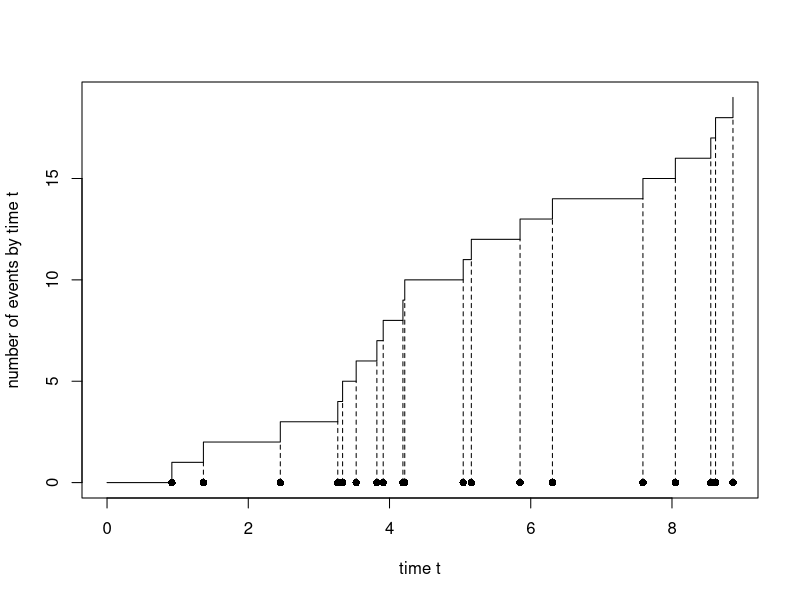
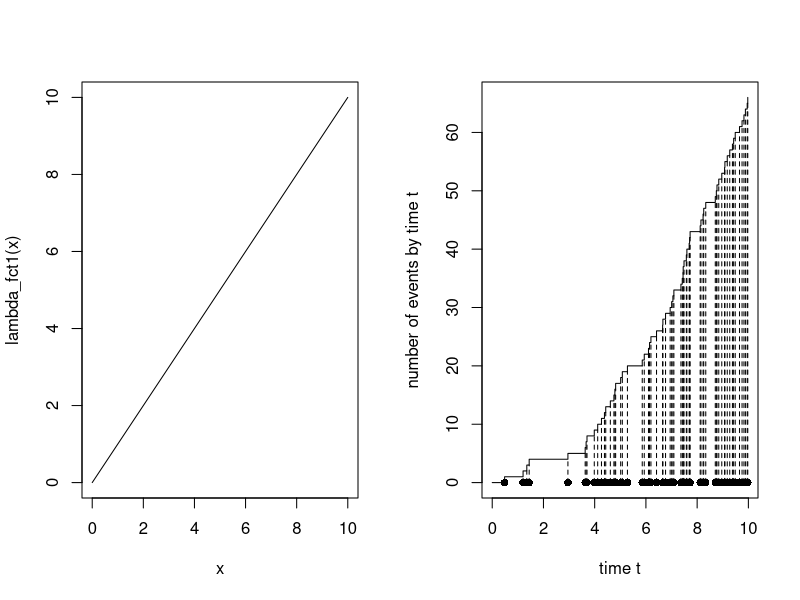
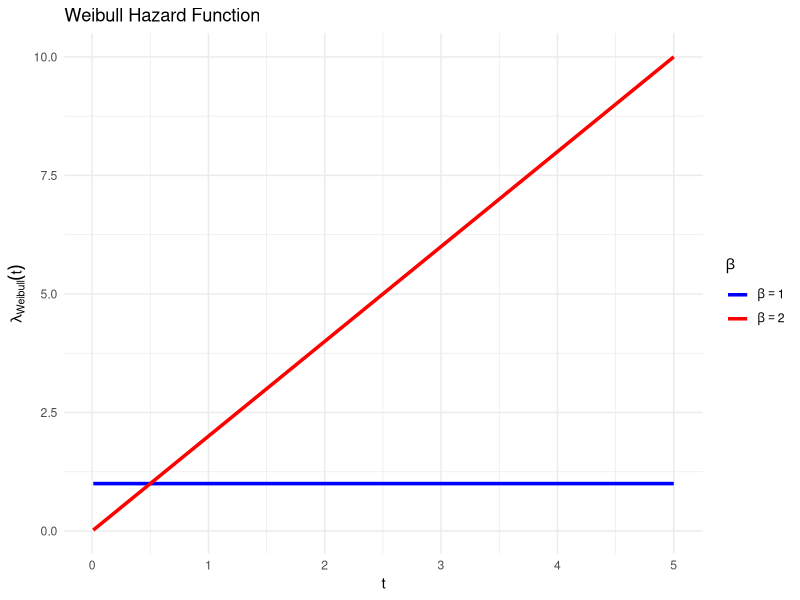
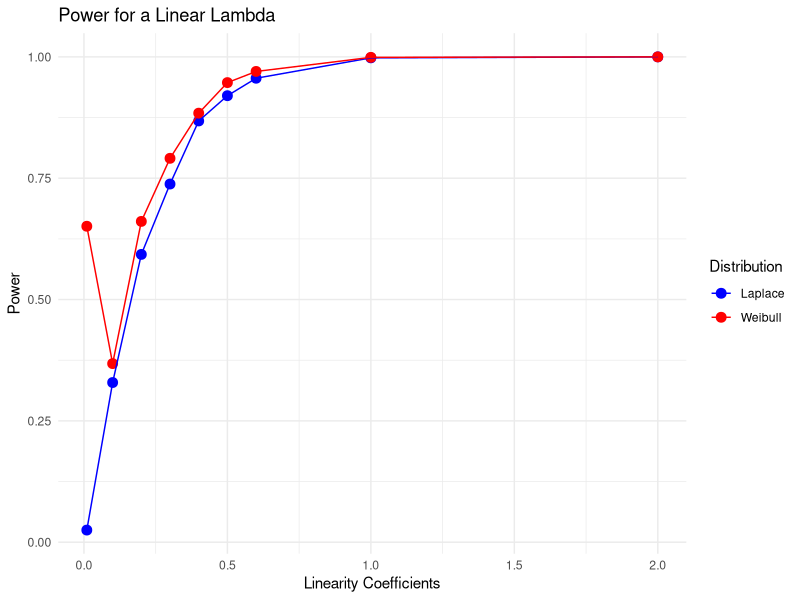
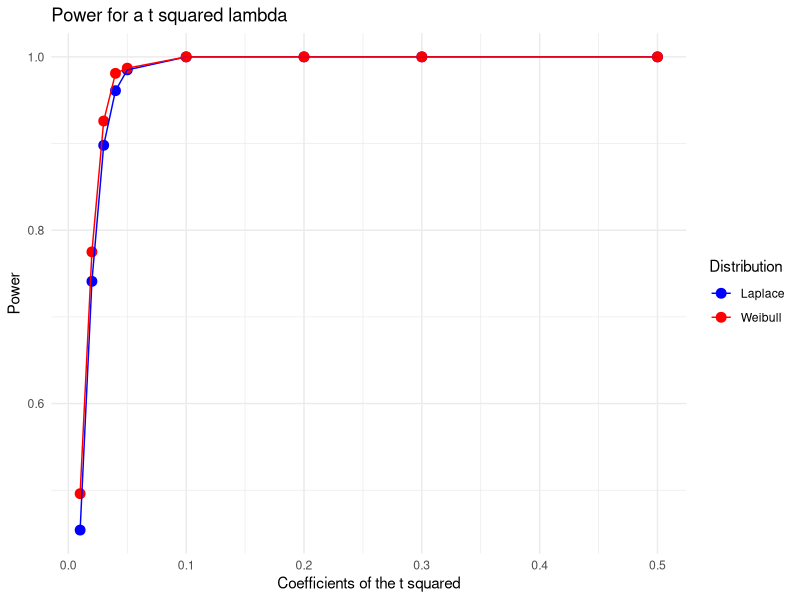

Generate these figures, in order, with R: (Note: a time limit stopped this script after it produced the figures.)
## ---- chunk 1
simulPPh1 <- function(lambda,T_max,fixed_n=-1)
{
  if (fixed_n==-1) fixed_n= rpois(1, lambda*T_max)
  uniformes <- runif(fixed_n, min = 0, max = T_max)
  temps_arrive = sort(uniformes)

  return(temps_arrive)
}
## ---- chunk 2
plot.PP<- function(PP)
{
  # plot the counting process (with jumps of size 1 (starting at point (0,0))):
  plot(c(0,PP),0:length(PP),type="s",xlab="time t",ylab="number of events by time t")
  # add the arrival times on the horizontal axis: 
  points(PP,0*PP,type="p",pch=16)
  # link arrival times with the counts:
  lines(PP,0:(length(PP)-1),type="h",lty=2)
}
## ---- chunk 3
# Simulation and plot of a homogeneous Poisson process:
PPh1 = simulPPh1(2,10)
plot.PP(PPh1)
## ---- chunk 4
simulPPi = function(lambda_fct,T_max,M,fixed_n=-1)
{
  PPh = simulPPh1(M,T_max,fixed_n)
  n = length(PPh)
  unif = runif(n,0,M)
  val_fct_lamb = lambda_fct(PPh)
  to_return = sort(PPh[unif < val_fct_lamb])
  return(to_return)
}
## ---- chunk 5
simulPPi_asarticle = function(lambda_fct,lambda_inv,T_max,n)
{
  unif = sort(runif(n,0,lambda_fct(T_max)))
  to_return = lambda_inv(unif)
  return(to_return)
}
## ---- chunk 6
T_max=10
lambda_fct1 <- function(t){return(t)}
lambda_fct1_prim <- function(t){return(0.5*t^2)}
lambda_fct1_inv <- function(t){return(sqrt(t*2))}

M1=2*T_max
PPi1 = simulPPi(lambda_fct1,T_max,M1)
print(PPi1)
# plot:
par(mfrow=c(1,2))
curve(lambda_fct1,from=0,to=T_max,n=1000)
plot.PP(PPi1)
simulPPi_asarticle(lambda_fct1_prim,lambda_fct1_inv,T_max,10)
## ---- chunk 7
laplace_stat <- function(arrival_times, T_max) {
  n <- length(arrival_times)
  Y <- sum(arrival_times/T_max) - (n / 2)
  Z <- Y / (sqrt(n / 12))
  return(Z)
}

laplace_test <- function(arrival_times, T_max,alpha){
  X = laplace_stat(arrival_times, T_max)
  pval = 1 - pnorm(X)
  rejete_h0 = (pval < alpha)
  to_return = c(X,pval,rejete_h0)
  return(to_return)
}
## ---- chunk 8
set.seed(18) 
T_max = 10
alpha = 0.05
## ---- chunk 9
PPh1 = simulPPh1(2,T_max)

res = laplace_test(PPh1,T_max,alpha)
print(paste("Rejet de H0 :",res[3]))
print(paste("Stat de test :",res[1]))
print(paste("pvaleur :",res[2]))
## ---- chunk 10
lambda_fct1 <- function(t){return(0.2*t)}

M1=0.2*T_max
PPi1 = simulPPi(lambda_fct1,T_max,M1)

res = laplace_test(PPi1,T_max,alpha)
print(paste("Rejet de H0 :",res[3]))
print(paste("Stat de test :",res[1]))
print(paste("pvaleur :",res[2]))
## ---- chunk 11
calculate_power <- function(test,n_sim, T_max, borne_sup,lambda_func, n =-1, alpha = 0.05) {
  rejections <- 0
  ntot = 0
  for (i in 1:n_sim) {
    PPi1 = simulPPi(lambda_func,T_max,borne_sup,n) 
    Z <- test(PPi1, T_max,alpha)
    if (!is.nan(Z[3]) && !is.na(Z[3])){
      if (Z[3]) {
        rejections <- rejections + 1
      }
      }
  }
  return(rejections / n_sim)
}

calculate_power_asarticle <- function(test,n_sim, T_max, lambda_func,lambda_inv, n, alpha = 0.05) {
  rejections <- 0
  ntot = 0
  for (i in 1:n_sim) {
    PPi1 = simulPPi_asarticle(lambda_func,lambda_inv,T_max,n)
    Z <- test(PPi1, T_max,alpha)
    if (i==1){
      print(PPi1)
    }
    if (!is.nan(Z[3]) && !is.na(Z[3])){
      if (Z[3]) {
        rejections <- rejections + 1
      }
      }
  }
  return(rejections / n_sim)
}
## ---- chunk 12
T_max =10
n_sim=1000
lambda_fct1 <- function(t){return(t+1)}
M1=exp(T_max)

power = calculate_power(laplace_test,n_sim, T_max, M1,lambda_fct1)
power

## ---- chunk 13
weibull_stat <- function(arrival_times, T_max) {
  Z <- 2*sum(log(T_max/arrival_times))
  return(Z)
}

weibull_test <- function(arrival_times, T_max,alpha){
  Zobs = weibull_stat(arrival_times, T_max)
  n=length(arrival_times)
  pval = pchisq(Zobs, df = 2 * n)
  rejete_h0 = (pval < alpha)
  to_return = c(Zobs,pval,rejete_h0)
  return(to_return)
}
## ---- chunk 14
lambda_weibull <- function(theta,Beta,t){
  return ((Beta / theta) * (t / theta)^(Beta - 1))
}
## ---- chunk 15
theta=1
# Définir les valeurs de t
t_values <- seq(0.01, 5, length.out = 500)  # t commence à 0.01 pour éviter t=0 (division par 0)

# Calculer lambda pour Beta = 1 et Beta = 2
lambda_beta1 <- lambda_weibull(theta, Beta = 1, t_values)
lambda_beta2 <- lambda_weibull(theta, Beta = 2, t_values)

# Convertir en data frame pour ggplot
df <- data.frame(
  t = t_values,
  Beta1 = lambda_beta1,
  Beta2 = lambda_beta2
)

# Passer au format long pour ggplot
df_long <- tidyr::pivot_longer(df, cols = c("Beta1", "Beta2"), 
                               names_to = "Beta", 
                               values_to = "Lambda")

# Tracer avec ggplot
library(ggplot2)
ggplot(df_long, aes(x = t, y = Lambda, color = Beta)) +
  geom_line(size = 1.2) +
  labs(title = "Weibull Hazard Function",
       x = "t",
       y = expression(lambda[Weibull](t)),
       color = expression(beta)) +
  theme_minimal() +
  scale_color_manual(values = c("blue", "red"),
                     labels = c(expression(beta == 1), expression(beta == 2)))
## ---- chunk 16
T_max = 10
alpha = 0.05
theta = 1
## ---- chunk 17
lambda_fct1 <- function(t){return(lambda_weibull(theta,1,t))}

M1=lambda_weibull(theta,1,T_max)
PPi1 = simulPPi(lambda_fct1,T_max,M1)

res = weibull_test(PPi1,T_max,alpha)
print(paste("Rejet de H0 :",res[3]))
print(paste("Stat de test :",res[1]))
print(paste("pvaleur :",res[2]))
## ---- chunk 18
b=1.5
lambda_fct1 <- function(t){return(lambda_weibull(theta,b,t))}

M1=lambda_weibull(theta,b,T_max)
PPi1 = simulPPi(lambda_fct1,T_max,M1)

res = weibull_test(PPi1,T_max,alpha)
print(paste("Rejet de H0 :",res[3]))
print(paste("Stat de test :",res[1]))
print(paste("pvaleur :",res[2]))
## ---- chunk 19
coef_list = c(0.01,0.1,0.2,0.3,0.4,0.5,0.6,1,2)
T_max =10
n_sim=1000

powers_laplace = c()
powers_weibull = c()

for (coeff in coef_list) {
  lambda_fct <- function(t){return(lambda_weibull(sqrt(2 / coeff),2,t))} # équivalent à lambda(t) = coeff * t
  M=lambda_fct(T_max)
  powers_laplace[length(powers_laplace) + 1] <- calculate_power(laplace_test,n_sim, T_max, M, lambda_fct)
  powers_weibull[length(powers_weibull) + 1] <- calculate_power(weibull_test,n_sim, T_max, M, lambda_fct)
}
library(ggplot2)

# Convertir en data frame
df <- data.frame(x = coef_list, Laplace = powers_laplace,Weibull = powers_weibull)
df_long <- tidyr::pivot_longer(df, cols = c("Laplace", "Weibull"), 
                               names_to = "Distribution", 
                               values_to = "Power")

# Créer le graphique
ggplot(df_long, aes(x = x, y = Power, color = Distribution, group = Distribution)) +
  geom_point(size = 3) +
  geom_line() +
  labs(title = "Power for a Linear Lambda",
       x = "Linearity Coefficients",
       y = "Power") +
  theme_minimal() +
  scale_color_manual(values = c("blue", "red"))  # Personnaliser les couleurs
theme_minimal()
## ---- chunk 20
coef_list = c(0.01,0.02,0.03,0.04,0.05,0.1,0.2,0.3,0.5)
T_max =10
n_sim=1000

powers_laplace = c()
powers_weibull = c()

for (coeff in coef_list) {
  lambda_fct <- function(t){return(lambda_weibull((3 / coeff)^(1 / 3),3,t))} # équivalent à lambda(t) = coeff * t²
  M=lambda_fct(T_max)
  powers_laplace[length(powers_laplace) + 1] <- calculate_power(laplace_test,n_sim, T_max, M, lambda_fct)
  powers_weibull[length(powers_weibull) + 1] <- calculate_power(weibull_test,n_sim, T_max, M, lambda_fct)
}

# Convertir en data frame
df <- data.frame(x = coef_list, Laplace = powers_laplace,Weibull = powers_weibull)
df_long <- tidyr::pivot_longer(df, cols = c("Laplace", "Weibull"), 
                               names_to = "Distribution", 
                               values_to = "Power")

# Créer le graphique
ggplot(df_long, aes(x = x, y = Power, color = Distribution, group = Distribution)) +
  geom_point(size = 3) +
  geom_line() +
  labs(title = "Power for a t squared lambda",
       x = "Coefficients of the t squared",
       y = "Power") +
  theme_minimal() +
  scale_color_manual(values = c("blue", "red"))  # Personnaliser les couleurs
theme_minimal()
## ---- chunk 21
beta_list = c(1.1,1.2,1.3,1.4,1.5,1.6,1.7,1.8,1.9,2.0,4.0)
T_max =10
n_sim=10000

powers_laplace = c()
powers_weibull = c()

for (b in beta_list) {
  lambda_fct <- function(t){return(lambda_weibull(1,b,t))}
  M=lambda_fct(T_max)
  powers_laplace[length(powers_laplace) + 1] <- calculate_power(laplace_test,n_sim, T_max, M, lambda_fct)
  powers_weibull[length(powers_weibull) + 1] <- calculate_power(weibull_test,n_sim, T_max, M, lambda_fct)
}

# Convertir en data frame
df <- data.frame(x = beta_list, Laplace = powers_laplace,Weibull = powers_weibull)
df_long <- tidyr::pivot_longer(df, cols = c("Laplace", "Weibull"), 
                               names_to = "Distribution", 
                               values_to = "Power")

# Créer le graphique
ggplot(df_long, aes(x = x, y = Power, color = Distribution, group = Distribution)) +
  geom_point(size = 3) +
  geom_line() +
  labs(title = "Power for an exponential lambda",
       x = "Exponential coefficients",
       y = "Power") +
  theme_minimal() +
  scale_color_manual(values = c("blue", "red"))  # Personnaliser les couleurs
theme_minimal()
## ---- chunk 22
beta_list = c(1.0, 2.0, 4.0)
n_list = c(10, 20, 40)
T_max = 1
n_sim = 5000

for (b in beta_list) {
  powers_laplace = c()
  powers_weibull = c()
  
  for (n in n_list) {
    lambda_fct <- function(t) {
      return(lambda_weibull(1, b, t))  # équivalent à lambda(t) = coeff * t
    }
    M = lambda_fct(T_max)
    powers_laplace[length(powers_laplace) + 1] <- calculate_power(laplace_test, n_sim, T_max, M, lambda_fct, n)
    powers_weibull[length(powers_weibull) + 1] <- calculate_power(weibull_test, n_sim, T_max, M, lambda_fct, n)
  }
  
  # Convertir en data frame
  df <- data.frame(x = n_list, Laplace = powers_laplace, Weibull = powers_weibull)
  df_long <- tidyr::pivot_longer(df, cols = c("Laplace", "Weibull"), 
                                 names_to = "Distribution", 
                                 values_to = "Power")
  
  # Créer le graphique
  plot <- ggplot(df_long, aes(x = x, y = Power, color = Distribution, group = Distribution)) +
    geom_point(size = 3) +
    geom_line() +
    labs(title = paste("Power for a Linear Lambda (Beta =", b, ")"),
         x = "Sample Size (n)",
         y = "Power") +
    theme_minimal() +
    scale_color_manual(values = c("blue", "red"))  # Personnaliser les couleurs
  
  # Afficher le graphique
  print(plot)
}



## ---- chunk 23
t_list = c(1.0, 2.0, 4.0)
n_list = c(10, 20, 40)
n_sim = 5000

for (T_max in t_list) {
  powers_laplace = c()
  powers_weibull = c()
  
  for (n in n_list) {
    lambda_fct <- function(t) {
      return(exp(t))  # équivalent à lambda(t) = coeff * t
    }
    M = lambda_fct(T_max)
    powers_laplace[length(powers_laplace) + 1] <- calculate_power(laplace_test, n_sim, T_max, M, lambda_fct, n)
    powers_weibull[length(powers_weibull) + 1] <- calculate_power(weibull_test, n_sim, T_max, M, lambda_fct, n)
  }
  
  # Convertir en data frame
  df <- data.frame(x = n_list, Laplace = powers_laplace, Weibull = powers_weibull)
  df_long <- tidyr::pivot_longer(df, cols = c("Laplace", "Weibull"), 
                                 names_to = "Distribution", 
                                 values_to = "Power")
  
  # Créer le graphique
  plot <- ggplot(df_long, aes(x = x, y = Power, color = Distribution, group = Distribution)) +
    geom_point(size = 3) +
    geom_line() +
    labs(title = paste("Power for an exponential Lambda (T_max =", T_max, ")"),
         x = "Sample Size (n)",
         y = "Power") +
    theme_minimal() +
    scale_color_manual(values = c("blue", "red"))  # Personnaliser les couleurs
  
  # Afficher le graphique
  print(plot)
}



## ---- chunk 24
t_list = c(10, 15, 25)
n_list = c(10, 20, 40)
n_sim = 5000

for (T_max in t_list) {
  powers_laplace = c()
  powers_weibull = c()
  
  for (n in n_list) {
    lambda_fct <- function(t) {
      return(log(1+t))  # équivalent à lambda(t) = coeff * t
    }
    M = lambda_fct(T_max)
    powers_laplace[length(powers_laplace) + 1] <- calculate_power(laplace_test, n_sim, T_max, M, lambda_fct, n)
    powers_weibull[length(powers_weibull) + 1] <- calculate_power(weibull_test, n_sim, T_max, M, lambda_fct, n)
  }
  
  # Convertir en data frame
  df <- data.frame(x = n_list, Laplace = powers_laplace, Weibull = powers_weibull)
  df_long <- tidyr::pivot_longer(df, cols = c("Laplace", "Weibull"), 
                                 names_to = "Distribution", 
                                 values_to = "Power")
  
  # Créer le graphique
  plot <- ggplot(df_long, aes(x = x, y = Power, color = Distribution, group = Distribution)) +
    geom_point(size = 3) +
    geom_line() +
    labs(title = paste("Power for an log Lambda (T_max =", T_max, ")"),
         x = "Sample Size (n)",
         y = "Power") +
    theme_minimal() +
    scale_color_manual(values = c("blue", "red"))  # Personnaliser les couleurs
  
  # Afficher le graphique
  print(plot)
}
## ---- chunk 25
to_list = c(1/3, 1/2, 2/3)
n_list = c(10, 20, 40)
n_sim = 1000
T_max=1

for (to in to_list) {
  powers_laplace = c()
  powers_weibull = c()
  
  for (n in n_list) {
    lambda_fct <- function(t) {
      c <- ifelse(t > to, 2, 1)
      return(c)
    }
    M = lambda_fct(T_max)
    powers_laplace[length(powers_laplace) + 1] <- calculate_power(laplace_test, n_sim, T_max, M, lambda_fct, n)
    powers_weibull[length(powers_weibull) + 1] <- calculate_power(weibull_test, n_sim, T_max, M, lambda_fct, n)
  }
  
  # Convertir en data frame
  df <- data.frame(x = n_list, Laplace = powers_laplace, Weibull = powers_weibull)
  df_long <- tidyr::pivot_longer(df, cols = c("Laplace", "Weibull"), 
                                 names_to = "Distribution", 
                                 values_to = "Power")
  
  # Créer le graphique
  plot <- ggplot(df_long, aes(x = x, y = Power, color = Distribution, group = Distribution)) +
    geom_point(size = 3) +
    geom_line() +
    labs(title = paste("Power for an step function intensity (Tho =", to, ")"),
         x = "Sample Size (n)",
         y = "Power") +
    theme_minimal() +
    scale_color_manual(values = c("blue", "red"))  # Personnaliser les couleurs
  
  # Afficher le graphique
  print(plot)
}
## ---- chunk 26
library(ggplot2)
beta_list = c(1.0, 2.0, 4.0)
n_list = c(10, 20, 40)
T_max = 1
n_sim = 5000

for (b in beta_list) {
  powers_laplace = c()
  powers_weibull = c()
  
  for (n in n_list) {
    lambda_func <- function(t) {
      return(t^b) 
    }
    lambda_inv <- function(y){
      return(y^(1/b))
    }
    powers_laplace[length(powers_laplace) + 1] <- calculate_power_asarticle(laplace_test, n_sim, T_max,lambda_func,lambda_inv, n)
    powers_weibull[length(powers_weibull) + 1] <- calculate_power_asarticle(weibull_test, n_sim, T_max, lambda_func,lambda_inv, n)
  }
  
  # Convertir en data frame
  df <- data.frame(x = n_list, Laplace = powers_laplace, Weibull = powers_weibull)
  df_long <- tidyr::pivot_longer(df, cols = c("Laplace", "Weibull"), 
                                 names_to = "Distribution", 
                                 values_to = "Power")
  
  # Créer le graphique
  plot <- ggplot(df_long, aes(x = x, y = Power, color = Distribution, group = Distribution)) +
    geom_point(size = 3) +
    geom_line() +
    labs(title = paste("Power for a Linear Lambda (Beta =", b, ")"),
         x = "Sample Size (n)",
         y = "Power") +
    theme_minimal() +
    scale_color_manual(values = c("blue", "red"))  # Personnaliser les couleurs
  
  # Afficher le graphique
  print(plot)
}

## ---- chunk 27
t_list = c(1.0, 2.0, 4.0)
n_list = c(10, 20, 40)
n_sim = 5000

for (T_max in t_list) {
  powers_laplace = c()
  powers_weibull = c()
  
  for (n in n_list) {
    lambda_func <- function(t) {
      return(exp(t)-1) 
    }
    lambda_inv <- function(y){
      return(log(y+1))
    }
    powers_laplace[length(powers_laplace) + 1] <- calculate_power_asarticle(laplace_test, n_sim, T_max,lambda_func,lambda_inv, n)
    powers_weibull[length(powers_weibull) + 1] <- calculate_power_asarticle(weibull_test, n_sim, T_max, lambda_func,lambda_inv, n)
  }
  
  # Convertir en data frame
  df <- data.frame(x = n_list, Laplace = powers_laplace, Weibull = powers_weibull)
  df_long <- tidyr::pivot_longer(df, cols = c("Laplace", "Weibull"), 
                                 names_to = "Distribution", 
                                 values_to = "Power")
  
  # Créer le graphique
  plot <- ggplot(df_long, aes(x = x, y = Power, color = Distribution, group = Distribution)) +
    geom_point(size = 3) +
    geom_line() +
    labs(title = paste("Power for an exponential Lambda (T_max =", T_max, ")"),
         x = "Sample Size (n)",
         y = "Power") +
    theme_minimal() +
    scale_color_manual(values = c("blue", "red"))  # Personnaliser les couleurs
  
  # Afficher le graphique
  print(plot)
}
## ---- chunk 28
t_list = c(10, 15, 25)
n_list = c(10, 20, 40)
n_sim = 5000

for (T_max in t_list) {
  powers_laplace = c()
  powers_weibull = c()
  
  for (n in n_list) {
    lambda_func <- function(t) {
      return((1 + t) * log(1 + t) - t) 
    }
    
    lambda_inv <- function(y) {
        # Fonction d'inversion pour un scalaire
        inverse_scalar <- function(single_y) {
          if (lambda_func(0) > single_y || lambda_func(100) < single_y) {
            stop("The function does not change sign in the interval [0, 100]")
          }
          result <- uniroot(function(t) lambda_func(t) - single_y, lower = 0, upper = 100)
          return(result$root)
        }
        # Appliquer à chaque élément de y si y est un vecteur
        return(sapply(y, inverse_scalar))
      }
    
    
    powers_laplace[length(powers_laplace) + 1] <- calculate_power_asarticle(laplace_test, n_sim, T_max,lambda_func,lambda_inv, n)
    powers_weibull[length(powers_weibull) + 1] <- calculate_power_asarticle(weibull_test, n_sim, T_max, lambda_func,lambda_inv, n)
  }
  
  # Convertir en data frame
  df <- data.frame(x = n_list, Laplace = powers_laplace, Weibull = powers_weibull)
  df_long <- tidyr::pivot_longer(df, cols = c("Laplace", "Weibull"), 
                                 names_to = "Distribution", 
                                 values_to = "Power")
  
  # Créer le graphique
  plot <- ggplot(df_long, aes(x = x, y = Power, color = Distribution, group = Distribution)) +
    geom_point(size = 3) +
    geom_line() +
    labs(title = paste("Power for an log Lambda (T_max =", T_max, ")"),
         x = "Sample Size (n)",
         y = "Power") +
    theme_minimal() +
    scale_color_manual(values = c("blue", "red"))  # Personnaliser les couleurs
  
  # Afficher le graphique
  print(plot)
}
## ---- chunk 29
to_list = c(1/3, 1/2, 2/3)
n_list = c(10, 20, 40)
n_sim = 1000
T_max=1

for (to in to_list) {
  powers_laplace = c()
  powers_weibull = c()
  
  for (n in n_list) {

    lambda_func <- function(t) {
      return(ifelse(t > to, 2*t - to, t)) 
    }
    lambda_inv <- function(y){
      return(ifelse(y > to,(y + to)/2, y))
    }
    powers_laplace[length(powers_laplace) + 1] <- calculate_power_asarticle(laplace_test, n_sim, T_max,lambda_func,lambda_inv, n)
    powers_weibull[length(powers_weibull) + 1] <- calculate_power_asarticle(weibull_test, n_sim, T_max, lambda_func,lambda_inv, n)
  }
  
  # Convertir en data frame
  df <- data.frame(x = n_list, Laplace = powers_laplace, Weibull = powers_weibull)
  df_long <- tidyr::pivot_longer(df, cols = c("Laplace", "Weibull"), 
                                 names_to = "Distribution", 
                                 values_to = "Power")
  
  # Créer le graphique
  plot <- ggplot(df_long, aes(x = x, y = Power, color = Distribution, group = Distribution)) +
    geom_point(size = 3) +
    geom_line() +
    labs(title = paste("Power for an step function intensity (Tho =", to, ")"),
         x = "Sample Size (n)",
         y = "Power") +
    theme_minimal() +
    scale_color_manual(values = c("blue", "red"))  # Personnaliser les couleurs
  
  # Afficher le graphique
  print(plot)
}
